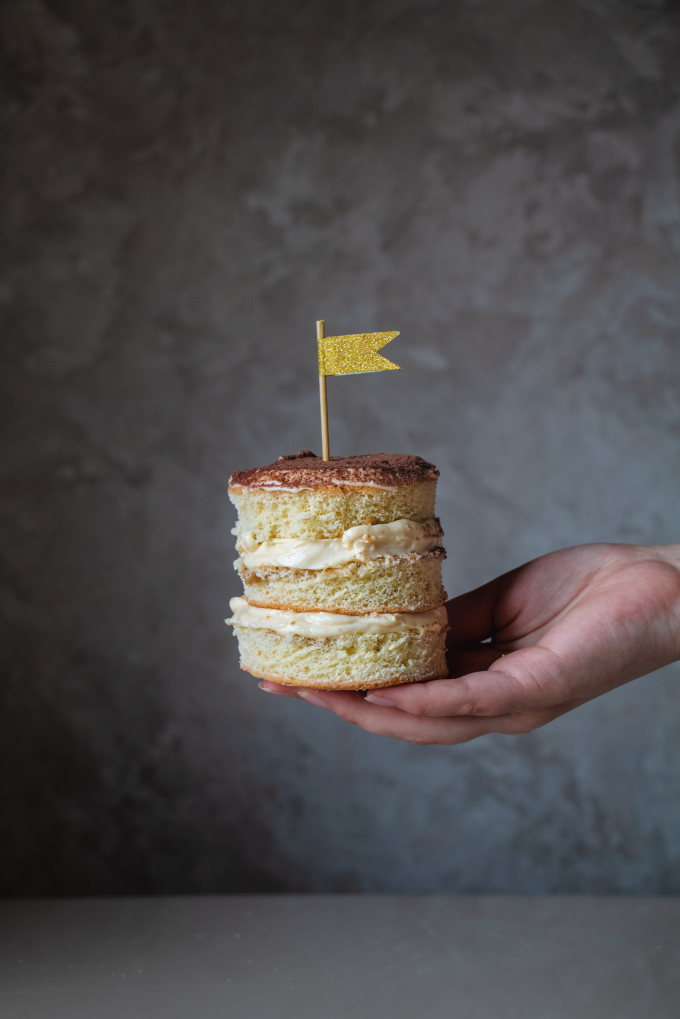
#> input picture Projects/PokeDex/testImages/cake.jpg, 3397 x 5095 px (shown at 1/5 size)
$ python main.py
#> lines starting #> are read from the running program, lines starting #| are printed output that depends on the picture
from PIL import Image, ImageFilter

img = Image.open('./testImages/cake.jpg')
#> img is the input picture: PIL image 3397x5095 RGB; mean R, G, B 78.8, 75.8, 75.9

img.thumbnail((1024, 1024))
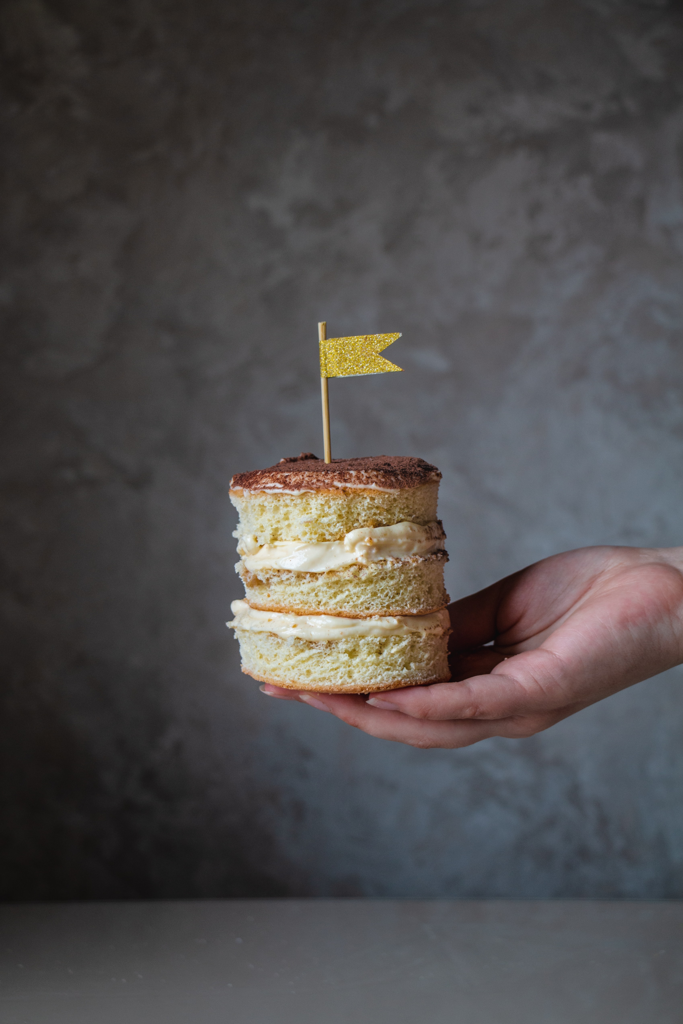
#> img: PIL image 683x1024 RGB; mean R, G, B 78.9, 75.9, 76

img.show()

print(img.size)
#| (683, 1024)
